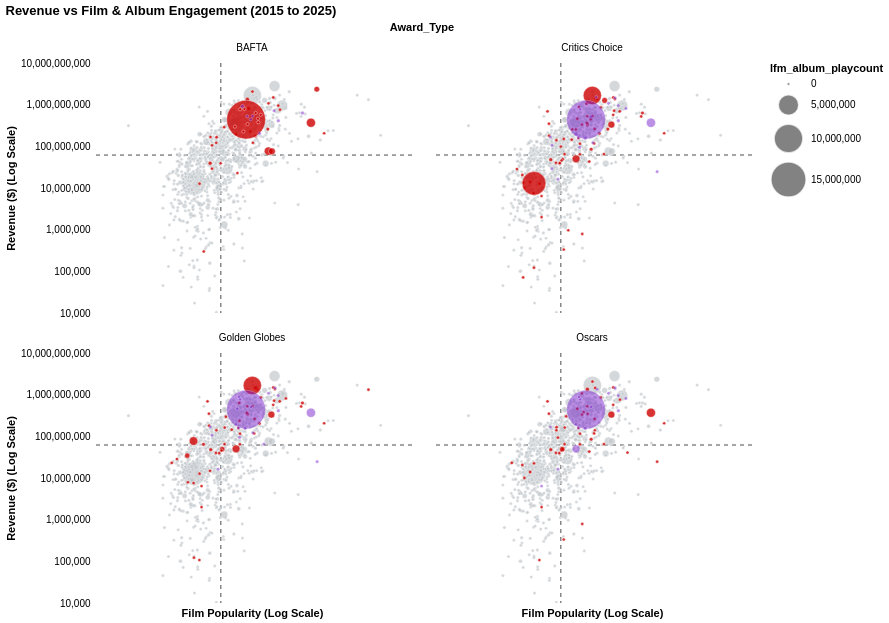

Notebook cell for this chart:
### Markdown cell above
The analysis of soundtrack streaming performance between 2015 and 2025 leads to several key conclusions regarding what drives listenership in the modern digital era\.

### Code cell
# Third-party imports
import altair as alt
import pandas as pd

# 1. Load data
df = pd.read_csv('/work/pipeline/4.7.Albums_analytics_set.csv')

# 2. Define award categories (keeping your logic)
award_definitions = {
    'Oscars': {
        'nominees': ['oscar_score_nominee', 'oscar_score_winner', 'oscar_song_nominee', 'oscar_song_winner'],
        'winners': ['oscar_score_winner', 'oscar_song_winner']
    },
    'Golden Globes': {
        'nominees': ['globes_score_nominee', 'globes_score_winner', 'globes_song_nominee', 'globes_song_winner'],
        'winners': ['globes_score_winner', 'globes_song_winner']
    },
    'Critics Choice': {
        'nominees': ['critics_score_nominee', 'critics_score_winner', 'critics_song_nominee', 'critics_song_winner'],
        'winners': ['critics_score_winner', 'critics_song_winner']
    },
    'BAFTA': {
        'nominees': ['bafta_score_nominee', 'bafta_score_winner'],
        'winners': ['bafta_score_winner']
    }
}

# 3. Process status
status_cols = []
for award, cols in award_definitions.items():
    status_col = f'{award}_Status'
    status_cols.append(status_col)
    any_nominee = df[cols['nominees']].fillna(False).any(axis=1)
    any_winner = df[cols['winners']].fillna(False).any(axis=1)
    df[status_col] = 'Not Nominated'
    df.loc[any_nominee, status_col] = 'Nominated'
    df.loc[any_winner, status_col] = 'Winner'

# 4. Filter for valid data
# We specifically ensure revenue is at least 10k to match our visual truncation
financial_df = df[(df['film_budget'] > 0) & 
                  (df['film_revenue'] >= 10000) & 
                  (df['lfm_album_playcount'] > 0)].copy()

# 5. Transform to Long Format
long_df = financial_df.melt(
    id_vars=['film_title', 'film_revenue', 'film_popularity', 'lfm_album_playcount'],
    value_vars=status_cols,
    var_name='Award_Type',
    value_name='Award_Status'
)
long_df['Award_Type'] = long_df['Award_Type'].str.replace('_Status', '')

status_order = ['Not Nominated', 'Nominated', 'Winner']
long_df['Award_Status'] = pd.Categorical(long_df['Award_Status'], categories=status_order, ordered=True)
long_df = long_df.sort_values('Award_Status')

# ---------------------------------------------------------
# CALCULATION: Medians (Based on the filtered 10k+ dataset)
# ---------------------------------------------------------
med_pop = long_df['film_popularity'].median()
med_rev = long_df['film_revenue'].median()

# ---------------------------------------------------------
# CHART DEFINITION
# ---------------------------------------------------------

# Median Lines
rule_x = alt.Chart(pd.DataFrame({'x': [med_pop]})).mark_rule(
    strokeDash=[4,4], color='#555555', opacity=0.7, strokeWidth=1.5
).encode(x='x:Q')

rule_y = alt.Chart(pd.DataFrame({'y': [med_rev]})).mark_rule(
    strokeDash=[4,4], color='#555555', opacity=0.7, strokeWidth=1.5
).encode(y='y:Q')

# Points
points = alt.Chart().mark_circle(stroke='white', strokeWidth=0.5).encode(
    x=alt.X('film_popularity:Q', 
            title='Film Popularity (Log Scale)', 
            scale=alt.Scale(type='log'), 
            axis=alt.Axis(grid=False, ticks=False, labels=False, domain=False)), 
    
    y=alt.Y('film_revenue:Q', 
            title='Revenue ($) (Log Scale)', 
            # TRUNCATION: Set the domain to start at 10,000
            scale=alt.Scale(type='log', domain=[10000, long_df['film_revenue'].max()], clamp=True), 
            axis=alt.Axis(grid=False, ticks=False, domain=False)),
            
    size=alt.Size('lfm_album_playcount:Q', scale=alt.Scale(range=[10,1500])),
    color=alt.Color('Award_Status:N', scale=alt.Scale(domain=['Winner', 'Nominated', 'Not Nominated'], range=['#7922cc', '#ce0000', '#BDC3C7'])),
    opacity=alt.Opacity('Award_Status:N', scale=alt.Scale(range=[0.8, 0.5, 0.15]), legend=None),
    tooltip=[
        alt.Tooltip('film_title:N', title='Movie'),
        alt.Tooltip('Award_Status:N', title='Status'), # Added this for you
        alt.Tooltip('film_revenue:Q', title='Revenue', format='$,.0f'),
        alt.Tooltip('lfm_album_playcount:Q', title='Album Plays', format=','),
        alt.Tooltip('film_popularity:Q', title='Popularity Score', format='.1f')
    ]
)

layered_chart = alt.layer(
    rule_x, rule_y, points,
    data=long_df
).properties(
    width=320,
    height=250
)

revenue_chart = layered_chart.facet(
    facet='Award_Type:N', 
    columns=2, 
    title='Revenue vs Film & Album Engagement (2015 to 2025)'
).configure_view(
    stroke=None
).resolve_scale(
    x='shared', 
    y='shared'
).interactive()

revenue_chart.display()

### Figure 1 — Vega-Lite specification as saved in the notebook (floating-point values rounded to 4 significant figures; data arrays with more than 128 entries replaced by an {"elided": "..."} marker saying what was removed)
{"config": {"view": {"continuousWidth": 300, "continuousHeight": 300, "stroke": null}}, "data": {"name": "data-74e9298ebfcaeceeaa48812c183f9351"}, "facet": {"field": "Award_Type", "type": "nominal"}, "spec": {"layer": [{"data": {"name": "data-e2b7960e59ed25d2a51ef3347780a0d4"}, "mark": {"type": "rule", "color": "#555555", "opacity": 0.7, "strokeDash": [4, 4], "strokeWidth": 1.5}, "encoding": {"x": {"field": "x", "type": "quantitative"}}, "name": "view_1"}, {"data": {"name": "data-d97ecd5634213b6301c22e5d2822b467"}, "mark": {"type": "rule", "color": "#555555", "opacity": 0.7, "strokeDash": [4, 4], "strokeWidth": 1.5}, "encoding": {"y": {"field": "y", "type": "quantitative"}}}, {"mark": {"type": "circle", "stroke": "white", "strokeWidth": 0.5}, "encoding": {"color": {"field": "Award_Status", "scale": {"domain": ["Winner", "Nominated", "Not Nominated"], "range": ["#7922cc", "#ce0000", "#BDC3C7"]}, "type": "nominal"}, "opacity": {"field": "Award_Status", "legend": null, "scale": {"range": [0.8, 0.5, 0.15]}, "type": "nominal"}, "size": {"field": "lfm_album_playcount", "scale": {"range": [10, 1500]}, "type": "quantitative"}, "tooltip": [{"field": "film_title", "title": "Movie", "type": "nominal"}, {"field": "Award_Status", "title": "Status", "type": "nominal"}, {"field": "film_revenue", "format": "$,.0f", "title": "Revenue", "type": "quantitative"}, {"field": "lfm_album_playcount", "format": ",", "title": "Album Plays", "type": "quantitative"}, {"field": "film_popularity", "format": ".1f", "title": "Popularity Score", "type": "quantitative"}], "x": {"axis": {"domain": false, "grid": false, "labels": false, "ticks": false}, "field": "film_popularity", "scale": {"type": "log"}, "title": "Film Popularity (Log Scale)", "type": "quantitative"}, "y": {"axis": {"domain": false, "grid": false, "ticks": false}, "field": "film_revenue", "scale": {"clamp": true, "domain": [10000, 2799000000.0], "type": "log"}, "title": "Revenue ($) (Log Scale)", "type": "quantitative"}}}], "height": 250, "width": 320}, "columns": 2, "params": [{"name": "param_1", "select": {"type": "interval", "encodings": ["x", "y"]}, "bind": "scales", "views": ["view_1"]}], "resolve": {"scale": {"x": "shared", "y": "shared"}}, "title": "Revenue vs Film & Album Engagement (2015 to 2025)", "$schema": "https://vega.github.io/schema/vega-lite/v5.20.1.json", "datasets": {"data-74e9298ebfcaeceeaa48812c183f9351": {"elided": "4604 records"}, "data-e2b7960e59ed25d2a51ef3347780a0d4": [{"x": 4.069}], "data-d97ecd5634213b6301c22e5d2822b467": [{"y": 61700000.0}]}}
